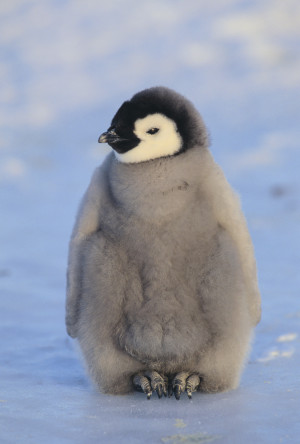
#> input picture penguin.jpg, 300 x 444 px
$ python obamicon.py
#> lines starting #> are read from the running program, lines starting #| are printed output that depends on the picture
from PIL import Image

# RGB values for recoloring.
darkBlue = (0, 51, 76)
red = (217, 26, 33)
lightBlue = (112, 150, 158)
yellow = (52, 227, 100)

# Import image.
my_image = Image.open("penguin.jpg") #change IMAGENAME to the path on your computer to the image you're using
#> my_image is the input picture: PIL image 300x444 RGB; mean R, G, B 148.9, 156.1, 173
image_list = my_image.getdata() #each pixel is represented in the form (red value, green value, blue value, transparency). You don't need the fourth value.
image_list = list(image_list) #Turns the sequence above into a list. The list can be iterated through in a loop.
#> image_list = 133200 items

recolored = [] #list that will hold the pixel data for the new image.

#YOUR CODE to loop through the original list of pixels and build a new list based on intensity should go here.
for pixel in image_list:
    RGB = pixel[0] + pixel[1] + pixel[2]
    if RGB <182:
        recolored.append(darkBlue)
    elif RGB <364:
        recolored.append(red)
    elif RGB <546:
        recolored.append(lightBlue)
    else:
        recolored.append(yellow)
#> this loop made 133200 passes
#> (pixel, RGB) on passes 1 to 3: ((185, 188, 197), 570), ((185, 188, 197), 570), ((186, 189, 198), 573)
#> after the loop, recolored = 133200 items


# Create a new image using the recolored list. Display and save the image.
new_image = Image.new("RGB", my_image.size) #Creates a new image that will be the same size as the original image.
#> new_image: PIL image 300x444 RGB; every value is 0
new_image.putdata(recolored) #Adds the data from the recolored list to the image.
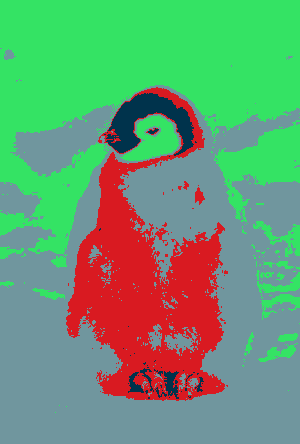
#> new_image: PIL image 300x444 RGB; mean R, G, B 105.4, 154.6, 114.5
new_image.show() #show the new image on the screen
new_image.save("recolored.jpg", "jpeg") #save the new image as "recolored.jpg"
